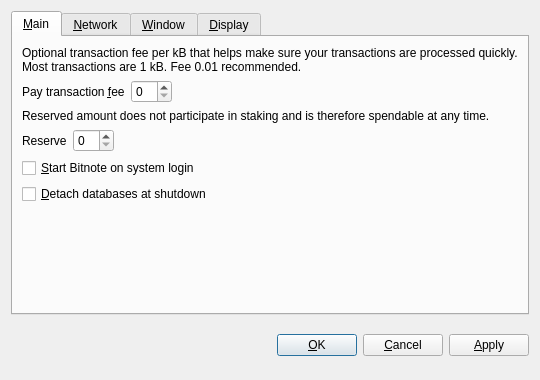
<?xml version="1.0" encoding="UTF-8"?>
<ui version="4.0">
 <class>OptionsDialog</class>
 <widget class="QDialog" name="OptionsDialog">
  <property name="geometry">
   <rect>
    <x>0</x>
    <y>0</y>
    <width>540</width>
    <height>380</height>
   </rect>
  </property>
  <property name="windowTitle">
   <string>Options</string>
  </property>
  <property name="modal">
   <bool>true</bool>
  </property>
  <layout class="QVBoxLayout" name="verticalLayout">
   <item>
    <widget class="QTabWidget" name="tabWidget">
     <property name="tabPosition">
      <enum>QTabWidget::North</enum>
     </property>
     <property name="currentIndex">
      <number>0</number>
     </property>
     <widget class="QWidget" name="tabMain">
      <attribute name="title">
       <string>&amp;Main</string>
      </attribute>
      <layout class="QVBoxLayout" name="verticalLayout_Main">
       <item>
        <widget class="QLabel" name="transactionFeeInfoLabel">
         <property name="text">
          <string>Optional transaction fee per kB that helps make sure your transactions are processed quickly. Most transactions are 1 kB. Fee 0.01 recommended.</string>
         </property>
         <property name="textFormat">
          <enum>Qt::PlainText</enum>
         </property>
         <property name="wordWrap">
          <bool>true</bool>
         </property>
        </widget>
       </item>
       <item>
        <layout class="QHBoxLayout" name="horizontalLayoutFee">
         <item>
          <widget class="QLabel" name="transactionFeeLabel">
           <property name="text">
            <string>Pay transaction &amp;fee</string>
           </property>
           <property name="textFormat">
            <enum>Qt::PlainText</enum>
           </property>
           <property name="buddy">
            <cstring>transactionFee</cstring>
           </property>
          </widget>
         </item>
         <item>
          <widget class="BitcoinAmountField" name="transactionFee"/>
         </item>
         <item>
          <spacer name="horizontalSpacerFee">
           <property name="orientation">
            <enum>Qt::Horizontal</enum>
           </property>
           <property name="sizeHint" stdset="0">
            <size>
             <width>40</width>
             <height>20</height>
            </size>
           </property>
          </spacer>
         </item>
        </layout>
       </item>
       <item>
        <widget class="QLabel" name="reserveBalanceInfoLabel">
         <property name="text">
          <string>Reserved amount does not participate in staking and is therefore spendable at any time.</string>
         </property>
         <property name="textFormat">
          <enum>Qt::PlainText</enum>
         </property>
         <property name="wordWrap">
          <bool>true</bool>
         </property>
        </widget>
       </item>
       <item>
        <layout class="QHBoxLayout" name="horizontalLayoutReserveBalance">
         <item>
          <widget class="QLabel" name="reserveBalanceLabel">
           <property name="text">
            <string>Reserve</string>
           </property>
           <property name="textFormat">
            <enum>Qt::PlainText</enum>
           </property>
           <property name="buddy">
            <cstring>reserveBalance</cstring>
           </property>
          </widget>
         </item>
         <item>
          <widget class="BitcoinAmountField" name="reserveBalance"/>
         </item>
         <item>
          <spacer name="horizontalSpacerReserveBalance">
           <property name="orientation">
            <enum>Qt::Horizontal</enum>
           </property>
           <property name="sizeHint" stdset="0">
            <size>
             <width>40</width>
             <height>20</height>
            </size>
           </property>
          </spacer>
         </item>
        </layout>
       </item>
       <item>
        <widget class="QCheckBox" name="bitcoinAtStartup">
         <property name="toolTip">
          <string>Automatically start Bitnote after logging in to the system.</string>
         </property>
         <property name="text">
          <string>&amp;Start Bitnote on system login</string>
         </property>
        </widget>
       </item>
       <item>
        <widget class="QCheckBox" name="detachDatabases">
         <property name="toolTip">
          <string>Detach block and address databases at shutdown. This means they can be moved to another data directory, but it slows down shutdown. The wallet is always detached.</string>
         </property>
         <property name="text">
          <string>&amp;Detach databases at shutdown</string>
         </property>
        </widget>
       </item>
       <item>
        <spacer name="verticalSpacer_Main">
         <property name="orientation">
          <enum>Qt::Vertical</enum>
         </property>
         <property name="sizeHint" stdset="0">
          <size>
           <width>20</width>
           <height>40</height>
          </size>
         </property>
        </spacer>
       </item>
      </layout>
     </widget>
     <widget class="QWidget" name="tabNetwork">
      <attribute name="title">
       <string>&amp;Network</string>
      </attribute>
      <layout class="QVBoxLayout" name="verticalLayout_Network">
       <item>
        <widget class="QCheckBox" name="mapPortUpnp">
         <property name="toolTip">
          <string>Automatically open the Bitnote client port on the router. This only works when your router supports UPnP and it is enabled.</string>
         </property>
         <property name="text">
          <string>Map port using &amp;UPnP</string>
         </property>
        </widget>
       </item>
       <item>
        <widget class="QCheckBox" name="connectSocks">
         <property name="toolTip">
          <string>Connect to the Bitnote network through a SOCKS proxy (e.g. when connecting through Tor).</string>
         </property>
         <property name="text">
          <string>&amp;Connect through SOCKS proxy:</string>
         </property>
        </widget>
       </item>
       <item>
        <layout class="QHBoxLayout" name="horizontalLayout_Network">
         <item>
          <widget class="QLabel" name="proxyIpLabel">
           <property name="text">
            <string>Proxy &amp;IP:</string>
           </property>
           <property name="textFormat">
            <enum>Qt::PlainText</enum>
           </property>
           <property name="buddy">
            <cstring>proxyIp</cstring>
           </property>
          </widget>
         </item>
         <item>
          <widget class="QValidatedLineEdit" name="proxyIp">
           <property name="maximumSize">
            <size>
             <width>140</width>
             <height>16777215</height>
            </size>
           </property>
           <property name="toolTip">
            <string>IP address of the proxy (e.g. 127.0.0.1)</string>
           </property>
          </widget>
         </item>
         <item>
          <widget class="QLabel" name="proxyPortLabel">
           <property name="text">
            <string>&amp;Port:</string>
           </property>
           <property name="textFormat">
            <enum>Qt::PlainText</enum>
           </property>
           <property name="buddy">
            <cstring>proxyPort</cstring>
           </property>
          </widget>
         </item>
         <item>
          <widget class="QLineEdit" name="proxyPort">
           <property name="maximumSize">
            <size>
             <width>55</width>
             <height>16777215</height>
            </size>
           </property>
           <property name="toolTip">
            <string>Port of the proxy (e.g. 9050)</string>
           </property>
          </widget>
         </item>
         <item>
          <widget class="QLabel" name="socksVersionLabel">
           <property name="text">
            <string>SOCKS &amp;Version:</string>
           </property>
           <property name="textFormat">
            <enum>Qt::PlainText</enum>
           </property>
           <property name="buddy">
            <cstring>socksVersion</cstring>
           </property>
          </widget>
         </item>
         <item>
          <widget class="QValueComboBox" name="socksVersion">
           <property name="toolTip">
            <string>SOCKS version of the proxy (e.g. 5)</string>
           </property>
          </widget>
         </item>
         <item>
          <spacer name="horizontalSpacer_Network">
           <property name="orientation">
            <enum>Qt::Horizontal</enum>
           </property>
           <property name="sizeHint" stdset="0">
            <size>
             <width>40</width>
             <height>20</height>
            </size>
           </property>
          </spacer>
         </item>
        </layout>
       </item>
       <item>
        <spacer name="verticalSpacer_Network">
         <property name="orientation">
          <enum>Qt::Vertical</enum>
         </property>
         <property name="sizeHint" stdset="0">
          <size>
           <width>20</width>
           <height>40</height>
          </size>
         </property>
        </spacer>
       </item>
      </layout>
     </widget>
     <widget class="QWidget" name="tabWindow">
      <attribute name="title">
       <string>&amp;Window</string>
      </attribute>
      <layout class="QVBoxLayout" name="verticalLayout_Window">
       <item>
        <widget class="QCheckBox" name="minimizeToTray">
         <property name="toolTip">
          <string>Show only a tray icon after minimizing the window.</string>
         </property>
         <property name="text">
          <string>&amp;Minimize to the tray instead of the taskbar</string>
         </property>
        </widget>
       </item>
       <item>
        <widget class="QCheckBox" name="minimizeOnClose">
         <property name="toolTip">
          <string>Minimize instead of exit the application when the window is closed. When this option is enabled, the application will be closed only after selecting Quit in the menu.</string>
         </property>
         <property name="text">
          <string>M&amp;inimize on close</string>
         </property>
        </widget>
       </item>
       <item>
        <spacer name="verticalSpacer_Window">
         <property name="orientation">
          <enum>Qt::Vertical</enum>
         </property>
         <property name="sizeHint" stdset="0">
          <size>
           <width>20</width>
           <height>40</height>
          </size>
         </property>
        </spacer>
       </item>
      </layout>
     </widget>
     <widget class="QWidget" name="tabDisplay">
      <attribute name="title">
       <string>&amp;Display</string>
      </attribute>
      <layout class="QVBoxLayout" name="verticalLayout_Display">
       <item>
        <layout class="QHBoxLayout" name="horizontalLayout_1_Display">
         <item>
          <widget class="QLabel" name="langLabel">
           <property name="text">
            <string>User Interface &amp;language:</string>
           </property>
           <property name="textFormat">
            <enum>Qt::PlainText</enum>
           </property>
           <property name="buddy">
            <cstring>lang</cstring>
           </property>
          </widget>
         </item>
         <item>
          <widget class="QValueComboBox" name="lang">
           <property name="toolTip">
            <string>The user interface language can be set here. This setting will take effect after restarting Bitnote.</string>
           </property>
          </widget>
         </item>
        </layout>
       </item>
       <item>
        <layout class="QHBoxLayout" name="horizontalLayout_2_Display">
         <item>
          <widget class="QLabel" name="unitLabel">
           <property name="text">
            <string>&amp;Unit to show amounts in:</string>
           </property>
           <property name="textFormat">
            <enum>Qt::PlainText</enum>
           </property>
           <property name="buddy">
            <cstring>unit</cstring>
           </property>
          </widget>
         </item>
         <item>
          <widget class="QValueComboBox" name="unit">
           <property name="toolTip">
            <string>Choose the default subdivision unit to show in the interface and when sending coins.</string>
           </property>
          </widget>
         </item>
        </layout>
       </item>
       <item>
        <widget class="QCheckBox" name="displayAddresses">
         <property name="toolTip">
          <string>Whether to show Bitnote addresses in the transaction list or not.</string>
         </property>
         <property name="text">
          <string>&amp;Display addresses in transaction list</string>
         </property>
        </widget>
       </item>
       <item>
        <widget class="QCheckBox" name="coinControlFeatures">
         <property name="toolTip">
          <string>Whether to show coin control features or not.</string>
         </property>
         <property name="text">
          <string>Display coin &amp;control features (experts only!)</string>
         </property>
        </widget>
       </item>
       <item>
        <spacer name="verticalSpacer_Display">
         <property name="orientation">
          <enum>Qt::Vertical</enum>
         </property>
         <property name="sizeHint" stdset="0">
          <size>
           <width>20</width>
           <height>40</height>
          </size>
         </property>
        </spacer>
       </item>
      </layout>
     </widget>
    </widget>
   </item>
   <item>
    <layout class="QHBoxLayout" name="horizontalLayout_Buttons">
     <item>
      <spacer name="horizontalSpacer_1">
       <property name="orientation">
        <enum>Qt::Horizontal</enum>
       </property>
       <property name="sizeHint" stdset="0">
        <size>
         <width>40</width>
         <height>48</height>
        </size>
       </property>
      </spacer>
     </item>
     <item>
      <widget class="QLabel" name="statusLabel">
       <property name="font">
        <font>
         <weight>75</weight>
         <bold>true</bold>
        </font>
       </property>
       <property name="text">
        <string/>
       </property>
       <property name="textFormat">
        <enum>Qt::PlainText</enum>
       </property>
       <property name="wordWrap">
        <bool>true</bool>
       </property>
      </widget>
     </item>
     <item>
      <spacer name="horizontalSpacer_2">
       <property name="orientation">
        <enum>Qt::Horizontal</enum>
       </property>
       <property name="sizeHint" stdset="0">
        <size>
         <width>40</width>
         <height>48</height>
        </size>
       </property>
      </spacer>
     </item>
     <item>
      <widget class="QPushButton" name="okButton">
       <property name="text">
        <string>&amp;OK</string>
       </property>
      </widget>
     </item>
     <item>
      <widget class="QPushButton" name="cancelButton">
       <property name="text">
        <string>&amp;Cancel</string>
       </property>
       <property name="autoDefault">
        <bool>false</bool>
       </property>
      </widget>
     </item>
     <item>
      <widget class="QPushButton" name="applyButton">
       <property name="text">
        <string>&amp;Apply</string>
       </property>
       <property name="autoDefault">
        <bool>false</bool>
       </property>
      </widget>
     </item>
    </layout>
   </item>
  </layout>
 </widget>
 <customwidgets>
  <customwidget>
   <class>BitcoinAmountField</class>
   <extends>QSpinBox</extends>
   <header>bitcoinamountfield.h</header>
  </customwidget>
  <customwidget>
   <class>QValueComboBox</class>
   <extends>QComboBox</extends>
   <header>qvaluecombobox.h</header>
  </customwidget>
  <customwidget>
   <class>QValidatedLineEdit</class>
   <extends>QLineEdit</extends>
   <header>qvalidatedlineedit.h</header>
  </customwidget>
 </customwidgets>
 <resources/>
 <connections/>
</ui>
